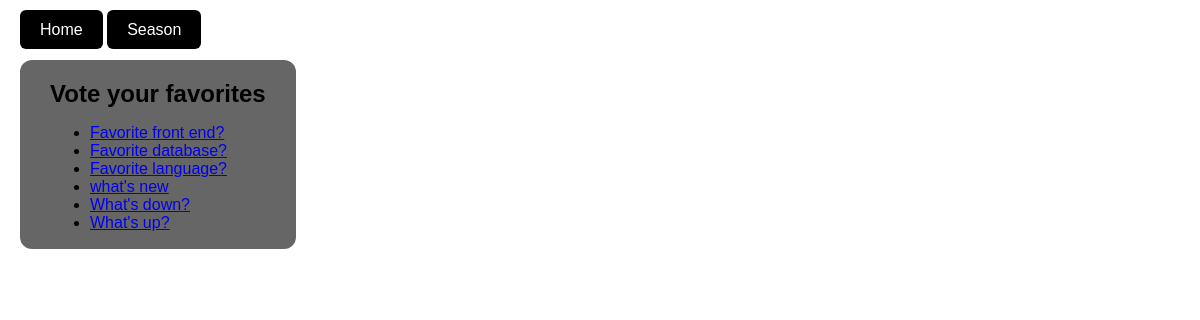
The page /polls/ on the database as committed earlier.
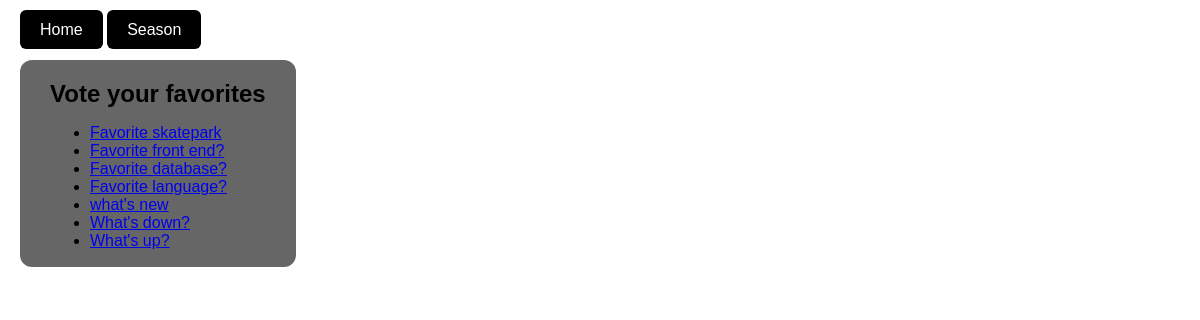
The same page on the database as committed later.
### polls/models.py (models this page shows, shortened)
class Question(models.Model):
    question_text = models.CharField(max_length=200)
    pub_date = models.DateTimeField("date published")

### polls/views.py (the view)
# urls.py: path("", views.IndexView.as_view(), name="index"),
class IndexView(generic.ListView):
    template_name = "polls/index.html"
    context_object_name = "latest_question_list"
    def get_queryset(self):
        return Question.objects.filter(pub_date__lte=timezone.now()).order_by("-pub_date")

### polls/templates/polls/index.html (shortened to what this page needs)
{% extends "base.html" %}
{% block content %}
<div class="text-box">
  <h2>Vote your favorites</h2>
  {% if latest_question_list %}
    <ul>
      {% for question in latest_question_list %}
        <li><a href="{% url 'polls:detail' question.id %}">{{ question.question_text }}</a></li>
      {% endfor %}
    </ul>
  {% else %}
    <p>No polls are available.</p>
  {% endif %}
</div>
{% endblock %}

Rows that differ between the two databases and show on the page:
added Question: question_text "Favorite skatepark"
